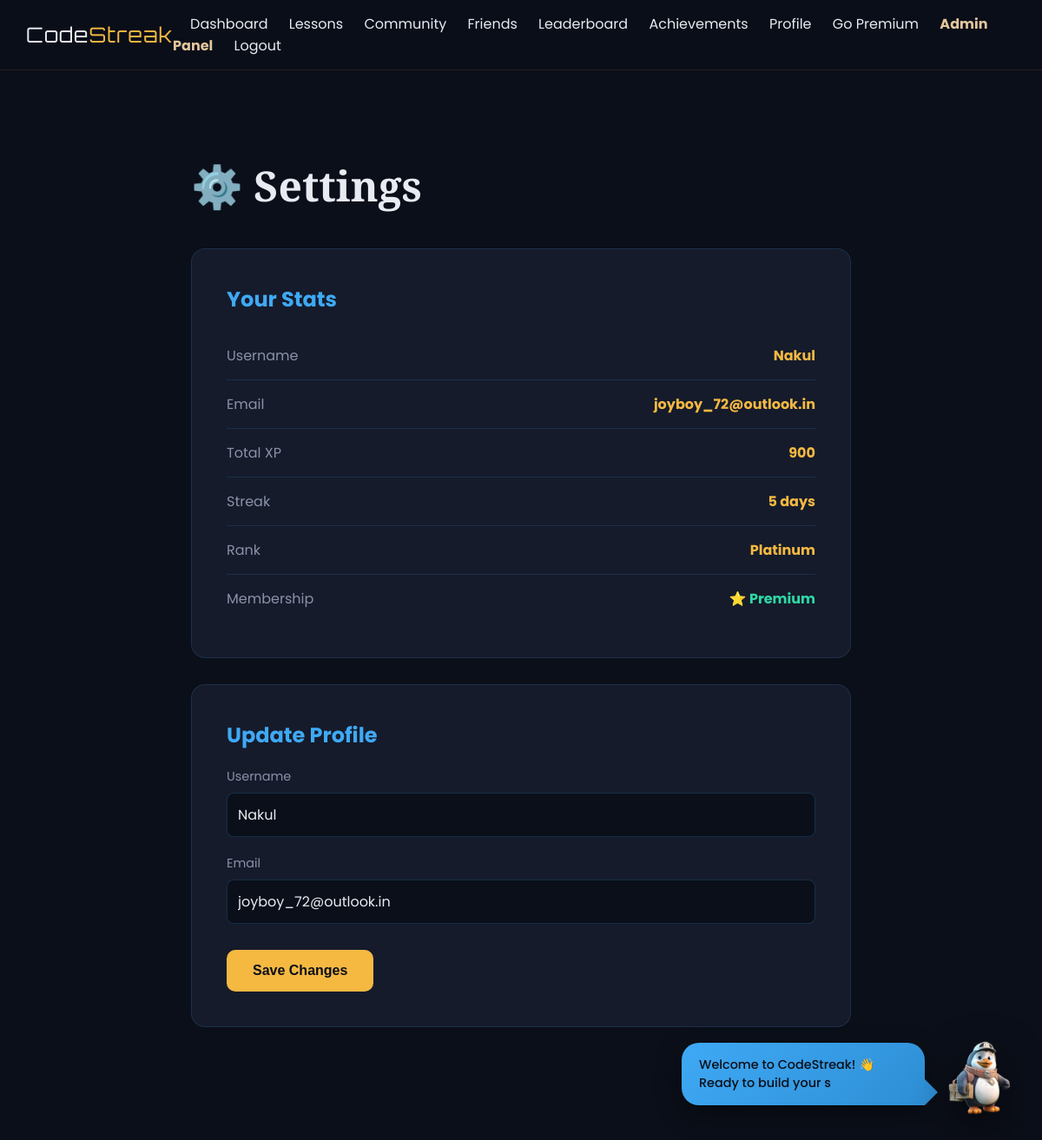
The page /settings (signed in) on the database as committed earlier.
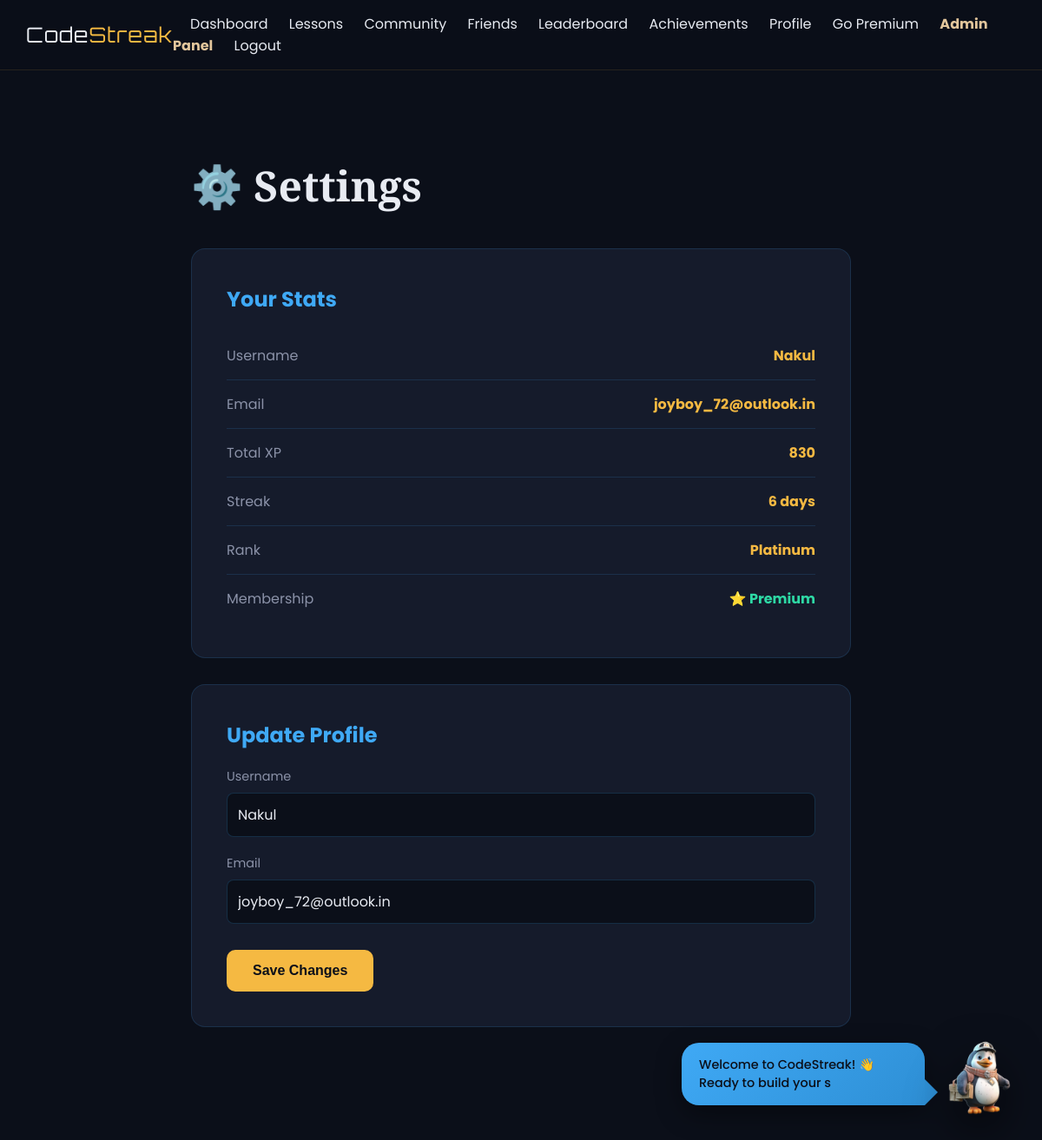
The same page on the database as committed later.
### tables this page shows
CREATE TABLE users (
    id INTEGER PRIMARY KEY AUTOINCREMENT,
    username TEXT UNIQUE NOT NULL,
    email TEXT UNIQUE NOT NULL,
    password_hash TEXT NOT NULL,
    security_question TEXT,
    security_answer TEXT,
    streak INTEGER DEFAULT 0,
    streak_charge INTEGER DEFAULT 1,
    total_points INTEGER DEFAULT 0,
    weekly_points INTEGER DEFAULT 0,
    rank TEXT DEFAULT 'Bronze',
    premium INTEGER DEFAULT 0,
    achievements TEXT DEFAULT '[]',
    profile_picture TEXT,
    bio TEXT DEFAULT '',
    learning_goal TEXT DEFAULT 'Learning Python',
    avatar_emoji TEXT DEFAULT '🐉',
    created_at TIMESTAMP DEFAULT CURRENT_TIMESTAMP
, is_active BOOLEAN DEFAULT 1, is_admin BOOLEAN DEFAULT 0);

### app.py (the view)
@app.route('/settings', methods=['GET', 'POST'])
def settings():
    if 'user_id' not in session:
        return redirect(url_for('login'))
    conn = get_db()
    cur = conn.cursor()
    cur.execute("SELECT * FROM users WHERE id = ?", (session['user_id'],))
    user = cur.fetchone()
    cur.close()
    conn.close()
    return render_template('settings.html', user=user)

### app.py (called while the page is built)
def get_db():
    conn = sqlite3.connect('codestreak.db', detect_types=sqlite3.PARSE_DECLTYPES)
    conn.row_factory = sqlite3.Row
    return conn

### templates/settings.html (shortened to what this page needs)
{% extends 'base.html' %}
{% block content %}
<div class="page-container">
    <h1 class="page-title">⚙️ Settings</h1>
    <div class="settings-card">
        <h2>Your Stats</h2>
        <div class="stat-row"><span class="stat-label">Username</span><span class="stat-value">{{ user['username'] }}</span></div>
        <div class="stat-row"><span class="stat-label">Email</span><span class="stat-value">{{ user['email'] }}</span></div>
        <div class="stat-row"><span class="stat-label">Total XP</span><span class="stat-value">{{ user['total_points'] }}</span></div>
        <div class="stat-row"><span class="stat-label">Streak</span><span class="stat-value">{{ user['streak'] }} days</span></div>
        <div class="stat-row"><span class="stat-label">Rank</span><span class="stat-value">{{ user['rank'] }}</span></div>
        {% if user['premium'] %}
        <div class="stat-row"><span class="stat-label">Membership</span><span class="stat-value" style="color: var(--emerald);">⭐ Premium</span></div>
        {% else %}
        <div class="stat-row"><span class="stat-label">Membership</span><span class="stat-value">Free</span></div>
        {% endif %}
    </div>
    <div class="settings-card">
        <h2>Update Profile</h2>
        <form method="POST" action="{{ url_for('update_profile') }}">
            <div class="form-group">
                <label for="username">Username</label>
                <input type="text" id="username" name="username" value="{{ user['username'] }}" required>
            </div>
            <div class="form-group">
                <label for="email">Email</label>
                <input type="email" id="email" name="email" value="{{ user['email'] }}" required>
            </div>
            <button type="submit" class="save-btn">Save Changes</button>
        </form>
    </div>
</div>
{% endblock %}

Rows that differ between the two databases and show on the page:
changed users "Nakul": total_points "900" → "830"; streak "5" → "6"
